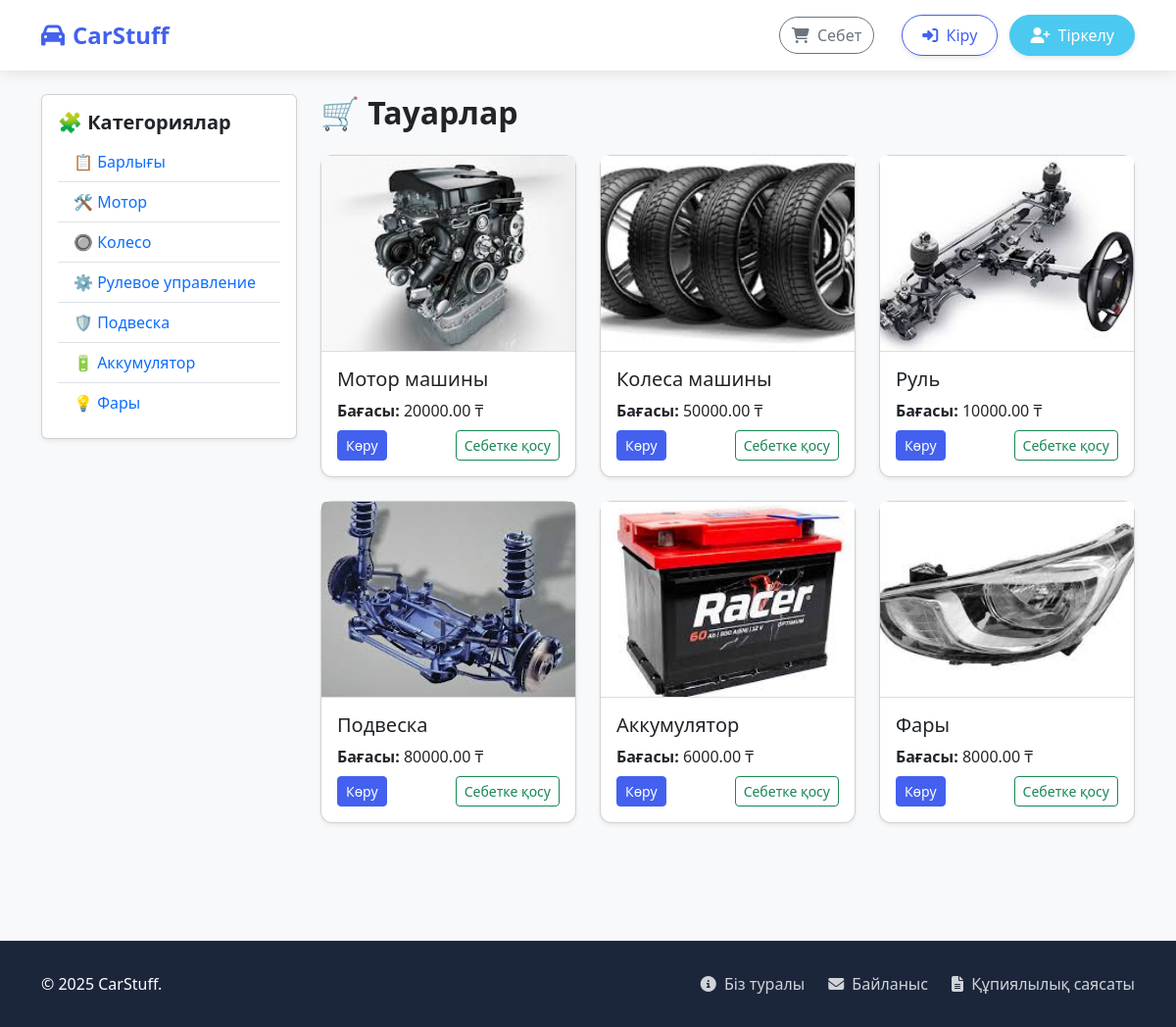
The page / on the database its author committed.
### shop/models.py (models this page shows, shortened)
class Category(models.Model):
    name = models.CharField(max_length=100)
    slug = models.SlugField(unique=True)
    def get_absolute_url(self):
        return reverse('product_list_by_category', args=[self.slug])

class Product(models.Model):
    category = models.ForeignKey(Category, on_delete=models.CASCADE)
    name = models.CharField(max_length=255)
    slug = models.SlugField(unique=True)
    image = models.ImageField(upload_to='products/', blank=True, null=True)
    description = models.TextField(blank=True)
    price = models.DecimalField(max_digits=10, decimal_places=2)
    stock = models.PositiveIntegerField()
    available = models.BooleanField(default=True)
    created = models.DateTimeField(auto_now_add=True)
    updated = models.DateTimeField(auto_now=True)
    def get_absolute_url(self):
        return reverse('product_detail', args=[self.id, self.slug])

### shop/views.py (the view)
# urls.py: path('', views.product_list, name='product_list'),
def product_list(request, category_slug=None):
    category = None
    categories = Category.objects.all()
    products = Product.objects.filter(available=True)
    if category_slug:
        category = get_object_or_404(Category, slug=category_slug)
        products = products.filter(category=category)
    return render(request, 'shop/product/list.html', {
        'category': category,
        'categories': categories,
        'products': products,
    })

### shop/views.py (called while the page is built)
def cart_total_items(request):
    cart = request.session.get('cart', {})
    return {'cart_total': sum(cart.values())}

### shop/templates/shop/product/list.html (shortened to what this page needs)
{% extends 'shop/base.html' %}
{% block content %}
<div class="row">
    <div class="col-md-3">
        <div class="card mb-4 shadow-sm">
            <div class="card-body">
                <h5 class="card-title fw-bold">🧩 Категориялар</h5>
                <ul class="list-group list-group-flush">
                    <li class="list-group-item">
                        <a href="{% url 'product_list' %}">📋 Барлығы</a>
                    </li>
                    {% for category in categories %}
                    <li class="list-group-item">
                        <a href="{{ category.get_absolute_url }}">
                            {% if "мотор" in category.name|lower %}🛠️{% endif %}
                            {{ category.name }}
                        </a>
                    </li>
                    {% endfor %}
                </ul>
            </div>
        </div>
    </div>
    <div class="col-md-9">
        <h2 class="fw-bold mb-4">🛒 Тауарлар</h2>
        <div class="row">
            {% for product in products %}
            <div class="col-md-4 mb-4">
                <div class="card h-100 shadow-sm product-card">
                    {% if product.image %}
                        <img src="{{ product.image.url }}" class="card-img-top" alt="{{ product.name }}">
                    {% endif %}
                    <div class="card-body d-flex flex-column justify-content-between">
                        <div>
                            <h5 class="card-title">{{ product.name }}</h5>
                            <p class="card-text"><strong>Бағасы:</strong> {{ product.price }} ₸</p>
                        </div>
                        <div class="d-flex justify-content-between mt-2">
                            <a href="{{ product.get_absolute_url }}" class="btn btn-primary btn-sm">Көру</a>
                            <a href="{% url 'add_to_cart' product.id %}" class="btn btn-outline-success btn-sm">Себетке қосу</a>
                        </div>
                    </div>
                </div>
            </div>
            {% empty %}
            <div class="col-12">
                <p class="text-muted">Қазіргі уақытта тауарлар жоқ.</p>
            </div>
            {% endfor %}
        </div>
    </div>
</div>
{% endblock %}

### shop/templates/shop/base.html (shortened to what this page needs)
<!DOCTYPE html>
<html lang="kk">
<head>
    <link href="https://cdn.jsdelivr.net/npm/bootstrap@5.3.0/dist/css/bootstrap.min.css" rel="stylesheet">
    <link rel="stylesheet" href="https://cdnjs.cloudflare.com/ajax/libs/font-awesome/6.4.0/css/all.min.css">
</head>
<body>
<nav class="navbar navbar-expand-lg sticky-top">
    <div class="container">
        <a class="navbar-brand" href="{% url 'product_list' %}">
            <i class="fas fa-car"></i> CarStuff
        </a>
        <div class="d-flex align-items-center">
            <a href="{% url 'view_cart' %}" class="btn btn-outline-secondary position-relative me-3">
                <i class="fas fa-shopping-cart cart-icon me-1"></i> Себет
            </a>
            {% if user.is_authenticated %}
                <span class="nav-user">
                    <i class="fas fa-user-circle"></i> Қош келдіңіз, {{ user.username }}
                </span>
                <a href="{% url 'profile' %}" class="btn btn-outline-primary nav-button">
                    <i class="fas fa-user-cog me-1"></i> Профиль
                </a>
                <a href="{% url 'logout' %}" class="btn btn-danger nav-button">
                    <i class="fas fa-sign-out-alt me-1"></i> Шығу
                </a>
            {% else %}
                <a href="{% url 'login' %}" class="btn btn-outline-primary nav-button">
                    <i class="fas fa-sign-in-alt me-1"></i> Кіру
                </a>
                <a href="{% url 'register' %}" class="btn btn-success nav-button">
                    <i class="fas fa-user-plus me-1"></i> Тіркелу
                </a>
            {% endif %}
        </div>
    </div>
</nav>
<main class="container mt-4 mb-5">
    {% block content %}{% endblock %}
</main>
<footer>
    <div class="container footer-content">
        <div>© 2025 CarStuff.</div>
        <div class="footer-links">
            <a href="#"><i class="fas fa-info-circle me-1"></i> Біз туралы</a>
            <a href="#"><i class="fas fa-envelope me-1"></i> Байланыс</a>
            <a href="#"><i class="fas fa-file-alt me-1"></i> Құпиялылық саясаты</a>
        </div>
    </div>
</footer>
</body>
</html>

### shop/templates/shop/base.html (style rules this page uses)
:root { --primary-color: #4361ee; --secondary-color: #3f37c9; --accent-color: #4895ef; --dark-color: #1b263b; --light-color: #f8f9fa; --success-color: #4cc9f0; --danger-color: #f72585; }
body { background-color: #f8f9fa; font-family: 'Segoe UI', Tahoma, Geneva, Verdana, sans-serif; min-height: 100vh; display: flex; flex-direction: column; }
.navbar { background-color: white; box-shadow: 0 2px 15px rgba(0, 0, 0, 0.1); padding: 0.8rem 0; transition: all 0.3s ease; }
.navbar-brand { font-weight: 700; font-size: 1.5rem; color: var(--primary-color) !important; transition: all 0.3s ease; display: flex; align-items: center; gap: 0.5rem; }
.nav-button { margin-left: 0.75rem; border-radius: 50px; padding: 0.5rem 1.25rem; font-weight: 500; transition: all 0.3s ease; box-shadow: 0 2px 5px rgba(0, 0, 0, 0.1); }
.btn-outline-primary { border-color: var(--primary-color); color: var(--primary-color); }
.btn-primary { background-color: var(--primary-color); border-color: var(--primary-color); }
.btn-success { background-color: var(--success-color); border-color: var(--success-color); }
.btn-outline-secondary { position: relative; overflow: hidden; border-radius: 50px; transition: all 0.3s ease; }
.container { flex: 1; }
footer { background-color: var(--dark-color); color: white; padding: 2rem 0; margin-top: 3rem; }
.footer-content { display: flex; justify-content: space-between; align-items: center; }
.footer-links { display: flex; gap: 1.5rem; }
.footer-links a { color: rgba(255, 255, 255, 0.8); text-decoration: none; transition: all 0.3s ease; }
.cart-icon { transition: all 0.3s ease; }

### shop/templates/shop/product/list.html (style rules this page uses)
.product-card img { height: 200px; object-fit: cover; border-bottom: 1px solid #ddd; }
.product-card { transition: 0.3s ease; border-radius: 12px; }
.list-group-item a { text-decoration: none; color: #0d6efd; font-weight: 500; }

### rows shown on the page
Category: name "Мотор"
Category: name "🔘 Колесо"
Category: name "⚙️ Рулевое управление"
Category: name "🛡️ Подвеска"
Category: name "🔋 Аккумулятор"
Category: name "💡 Фары"
Product: image (picture), name "Мотор машины", price "20000.00"
Product: image (picture), name "Колеса машины", price "50000.00"
Product: image (picture), name "Руль", price "10000.00"
Product: image (picture), name "Подвеска", price "80000.00"
Product: image (picture), name "Аккумулятор", price "6000.00"
Product: image (picture), name "Фары", price "8000.00"
